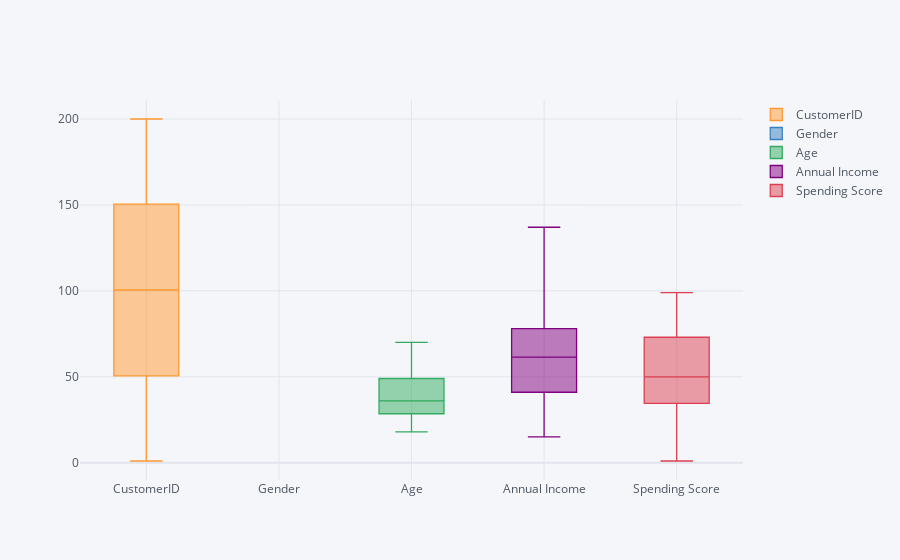

Here is the notebook cell this chart was saved with:
### Markdown cell above
## Visualization

### Code cell
df.iplot(kind="box")

### Figure 1 — Plotly figure (JSON) as saved in the notebook; plotly's stock layout.template omitted (floating-point values rounded to 4 significant figures; data arrays with more than 128 entries replaced by an {"elided": "..."} marker saying what was removed)
{"data": [{"boxpoints": false, "line": {"width": 1.3}, "marker": {"color": "rgba(255, 153, 51, 1.0)"}, "name": "CustomerID", "orientation": "v", "type": "box", "y": {"elided": "200 int values"}}, {"boxpoints": false, "line": {"width": 1.3}, "marker": {"color": "rgba(55, 128, 191, 1.0)"}, "name": "Gender", "orientation": "v", "type": "box", "y": {"elided": "200 str values"}}, {"boxpoints": false, "line": {"width": 1.3}, "marker": {"color": "rgba(50, 171, 96, 1.0)"}, "name": "Age", "orientation": "v", "type": "box", "y": {"elided": "200 int values"}}, {"boxpoints": false, "line": {"width": 1.3}, "marker": {"color": "rgba(128, 0, 128, 1.0)"}, "name": "Annual Income", "orientation": "v", "type": "box", "y": {"elided": "200 int values"}}, {"boxpoints": false, "line": {"width": 1.3}, "marker": {"color": "rgba(219, 64, 82, 1.0)"}, "name": "Spending Score", "orientation": "v", "type": "box", "y": {"elided": "200 int values"}}], "layout": {"legend": {"bgcolor": "#F5F6F9", "font": {"color": "#4D5663"}}, "paper_bgcolor": "#F5F6F9", "plot_bgcolor": "#F5F6F9", "title": {"font": {"color": "#4D5663"}}, "xaxis": {"gridcolor": "#E1E5ED", "showgrid": true, "tickfont": {"color": "#4D5663"}, "title": {"font": {"color": "#4D5663"}, "text": ""}, "zerolinecolor": "#E1E5ED"}, "yaxis": {"gridcolor": "#E1E5ED", "showgrid": true, "tickfont": {"color": "#4D5663"}, "title": {"font": {"color": "#4D5663"}, "text": ""}, "zerolinecolor": "#E1E5ED"}}}
